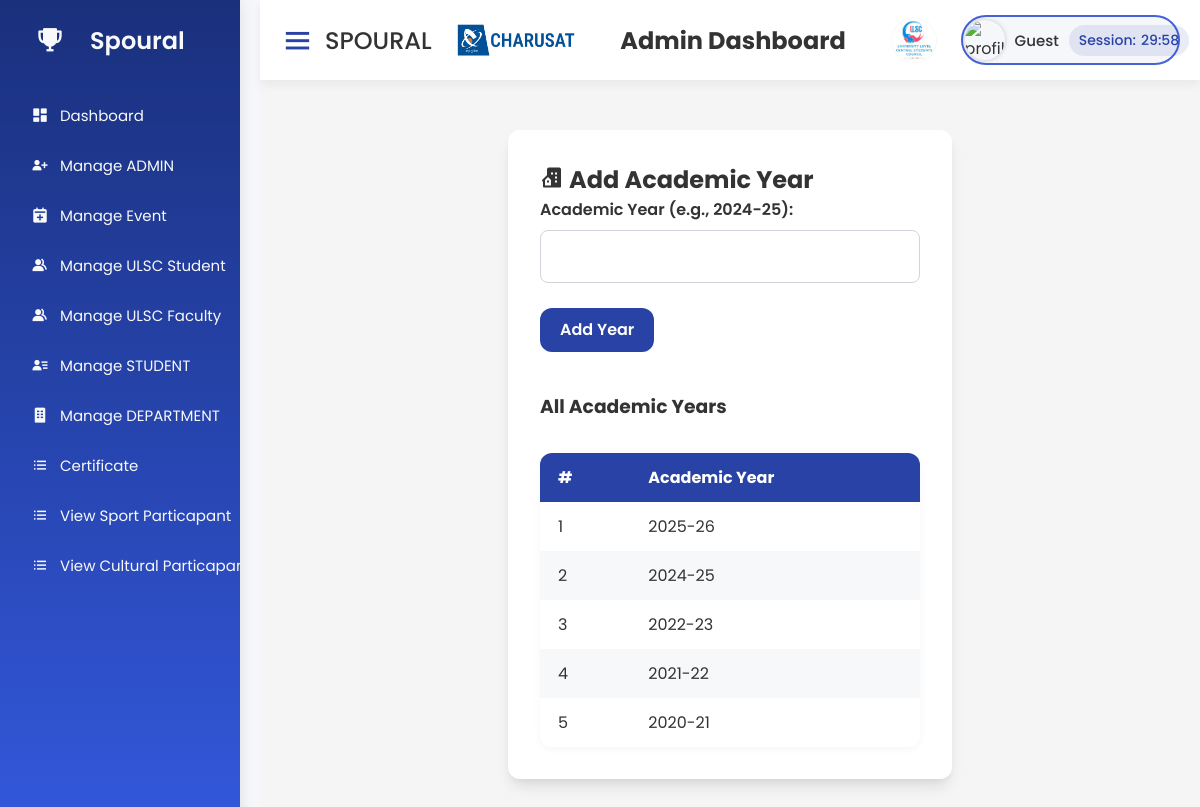
The page /Admin/pages/addacadmicyear.php on the database its author committed.
### tables this page shows
CREATE TABLE `academic_years` (
  `id` int(11) NOT NULL,
  `year` varchar(9) NOT NULL
);

### Admin/pages/addacadmicyear.php (the view, shortened to what this page needs)
<?php
include_once('../includes/sidebar.php');
$year = '';
?>
<!DOCTYPE html>
<html lang="en">
<head>
    <link href='https://unpkg.com/boxicons@2.1.4/css/boxicons.min.css' rel='stylesheet'>
    <link rel="stylesheet" href="../assets/css/style.css">
</head>
<body>
    <div class="home-content">
        <div class="main-content">
            <h2><i class='bx bxs-building-house'></i> Add Academic Year</h2>
            <form method="post" autocomplete="off">
                <div class="mb-3">
                    <label for="year" class="form-label">Academic Year (e.g., 2024-25):</label>
                    <input type="text" class="form-control" id="year" name="year" value="<?php echo htmlspecialchars($year); ?>" required pattern="^[0-9]{4}-[0-9]{2}$" maxlength="7">
                </div><br>
                <button type="submit" class="btn btn-primary">Add Year</button>
            </form>
            <h3 style="margin-top:40px;">All Academic Years</h3>
            <?php
            $result = $conn->query("SELECT year FROM academic_years ORDER BY year DESC");
            if ($result && $result->num_rows > 0):
            ?>
                <table class="years-table">
                    <thead>
                        <tr><th>#</th><th>Academic Year</th></tr>
                    </thead>
                    <tbody>
                        <?php $i = 1; while($row = $result->fetch_assoc()): ?>
                            <tr>
                                <td><?php echo $i++; ?></td>
                                <td><?php echo htmlspecialchars($row['year']); ?></td>
                            </tr>
                        <?php endwhile; ?>
                    </tbody>
                </table>
            <?php else: ?>
                <p style="margin-top:24px; color:#888;">No academic years found.</p>
            <?php endif; ?>
        </div>
    </div>
</body>
</html>

### Admin/assets/css/style.css (style rules this page uses)
:root { --primary-color: #2942a6; --primary-dark: #1a307c; --primary-light: #4563d8; --secondary-color: #3358dd; --accent-color: #0090e7; --success-color: #4ade80; --warning-color: #fb8500; --danger-color: #ef476f; --text-primary: #333; --text-secondary: #666; --text-light: #f8f9fa; --bg-primary: #f5f7fa; --bg-secondary: #ffffff; --sidebar-width: 240px; --sidebar-width-collapsed: 60px; --transition-speed: 0.3s; --box-shadow: 0 10px 15px -3px rgba(0, 0, 0, 0.1), 0 4px 6px -2px rgba(0, 0, 0, 0.05); --box-shadow-hover: 0 20px 25px -5px rgba(0, 0, 0, 0.1), 0 10px 10px -5px rgba(0, 0, 0, 0.04); --border-radius: 12px; }
* { margin: 0; padding: 0; box-sizing: border-box; font-family: "Poppins", sans-serif; }
body { font-family: "Poppins", sans-serif; background-color: var(--bg-primary); margin: 0; padding: 0; color: var(--text-primary); overflow-x: hidden; }
.home-section .home-content { position: relative; padding: 90px 20px 20px; display: flex; flex-direction: column; align-items: center; width: 100%; height: 100%; overflow-y: auto; }
.main-content { background: var(--bg-secondary); border-radius: var(--border-radius); box-shadow: var(--box-shadow); padding: 25px; margin: 15px; transition: all var(--transition-speed); }
.home-content { animation: fadeIn 0.5s ease-out; }
.form-label { display: block; margin-bottom: 8px; font-weight: 500; color: var(--text-primary); }
.form-control { display: block; width: 100%; padding: 12px 15px; font-size: 16px; line-height: 1.5; color: var(--text-primary); background-color: var(--bg-secondary); background-clip: padding-box; border: 1px solid #ced4da; border-radius: 8px; transition: all var(--transition-speed); }
.btn { display: inline-block; font-weight: 500; text-align: center; white-space: nowrap; vertical-align: middle; user-select: none; border: 1px solid transparent; padding: 12px 20px; font-size: 16px; line-height: 1.5; border-radius: 6px; transition: all var(--transition-speed); cursor: pointer; }
.btn-primary { background-color: var(--primary-color); color: #fff; }
.btn { display: inline-flex; align-items: center; justify-content: center; padding: 10px 20px; border: none; border-radius: var(--border-radius); font-size: 16px; font-weight: 500; cursor: pointer; transition: all var(--transition-speed); }
.btn-primary { background-color: var(--primary-color); color: white; }

### Admin/includes/sidebar.php (style rules this page uses)
body { margin: 0; padding: 0; box-sizing: border-box; min-height: 100vh; font-family: -apple-system, BlinkMacSystemFont, Segoe UI, Roboto, Helvetica Neue, Ubuntu, sans-serif; }

### Admin/pages/addacadmicyear.php (style rules this page uses)
.main-content { max-width: 500px; margin: 40px auto; background: var(--bg-secondary, #fff); border-radius: var(--border-radius, 16px); box-shadow: var(--box-shadow, 0 2px 8px rgba(0,0,0,0.08)); padding: 32px; }
.form-label { font-weight: 600; }
.form-control { font-size: 18px; }
.btn-primary { background: var(--primary-color, #2942a6); border: none; font-weight: 600; }
.years-table { width: 100%; margin-top: 32px; border-collapse: collapse; background: #fff; border-radius: 12px; overflow: hidden; box-shadow: 0 2px 8px rgba(0,0,0,0.04); }
.years-table th, .years-table td { padding: 12px 18px; text-align: left; }
.years-table th { background: var(--primary-color, #2942a6); color: #fff; }
.years-table tr:nth-child(even) { background: #f6f8fa; }

### rows shown on the page
academic_years: year "2025-26"
academic_years: year "2024-25"
academic_years: year "2022-23"
academic_years: year "2021-22"
academic_years: year "2020-21"

### other values the page prints
$admin_username "Guest"
